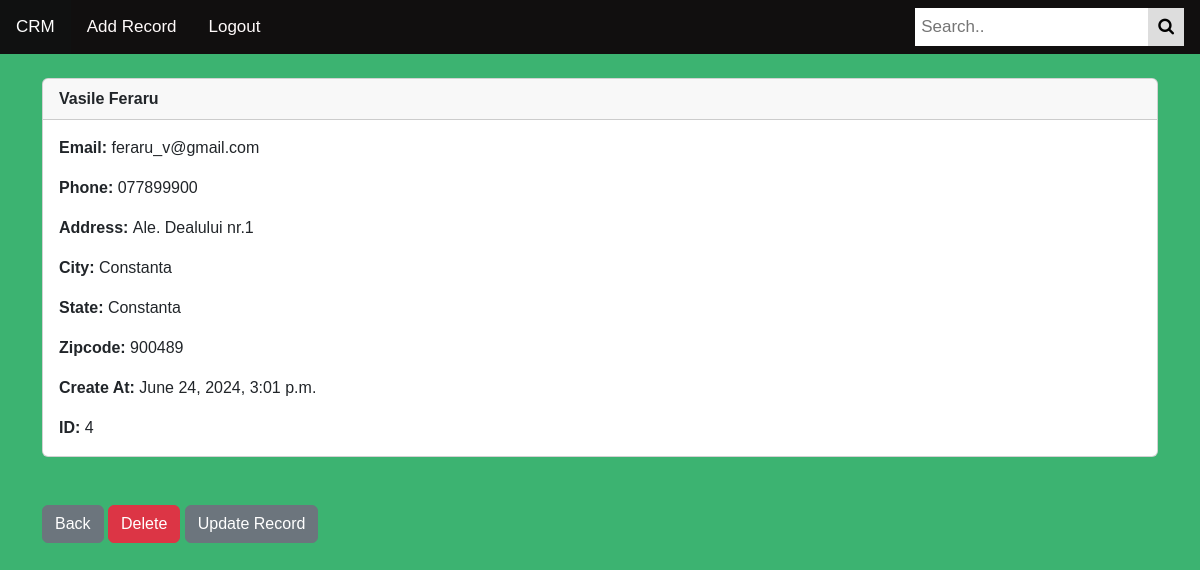
The page /record/4 (signed in) on the database as committed earlier.
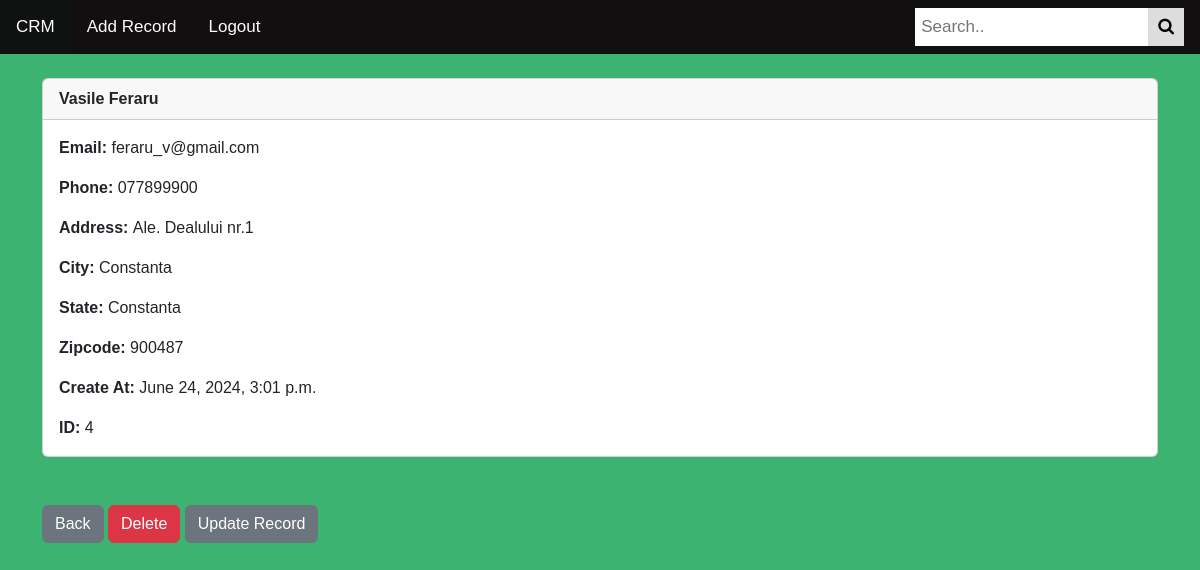
The same page on the database as committed later.
### crmapp/models.py (models this page shows, shortened)
class Record(models.Model):
	created_at = models.DateTimeField(auto_now_add=True)
	first_name = models.CharField(max_length=50)
	last_name = models.CharField(max_length=50)
	email = models.CharField(max_length=100)
	phone = models.CharField(max_length=15)
	address = models.CharField(max_length=100)
	city = models.CharField(max_length=50)
	state = models.CharField(max_length=50)
	zipcode = models.CharField(max_length=20)

### crmapp/views.py (the view)
# urls.py: path('record/<int:pk>', views.customer_record, name='record'),
def customer_record(request, pk):
    if request.user.is_authenticated:
        customer_record = Record.objects.get(id=pk)
        return render(request, 'record.html', {'customer_record':customer_record})
    else:
        messages.success(request, "You Must Be Logged In To View That Page...")
        return redirect('home')

### crmapp/templates/record.html
{% extends 'base.html' %}
{% block content %}
<div class="card">
  <div class="card-header"><strong>
    	{{ customer_record.first_name }}
		{{ customer_record.last_name }}</strong>
  </div>
  <div class="card-body">
<p class="card-text">
<strong>Email: </strong>{{ customer_record.email }}</p>
<p class="card-text">
<strong>Phone: </strong>{{ customer_record.phone }}
</p>
<p class="card-text">
<strong>Address: </strong>{{ customer_record.address }}</p>
<p class="card-text">
<strong>City: </strong>{{ customer_record.city }}</p>
<p class="card-text">
<strong>State: </strong>{{ customer_record.state }}</p>
<p class="card-text">
<strong>Zipcode: </strong>{{ customer_record.zipcode }}</p>
<p class="card-text">
<strong>Create At: </strong>{{ customer_record.created_at }}</p>
<p class="card-text">
<strong>ID: </strong>{{ customer_record.id }}</p>
  </div>
</div>
<br/><br/>
<a href="{% url 'home' %}" class="btn btn-secondary">Back</a>
<a href="{% url 'delete_record' customer_record.id %}" class="btn btn-danger">Delete</a>
<a href="{% url 'update_record' customer_record.id %}" class="btn btn-secondary">Update Record</a>
</body>
</html>
{% endblock %}

Rows that differ between the two databases and show on the page:
changed Record "Vasile": zipcode "900489" → "900487"
